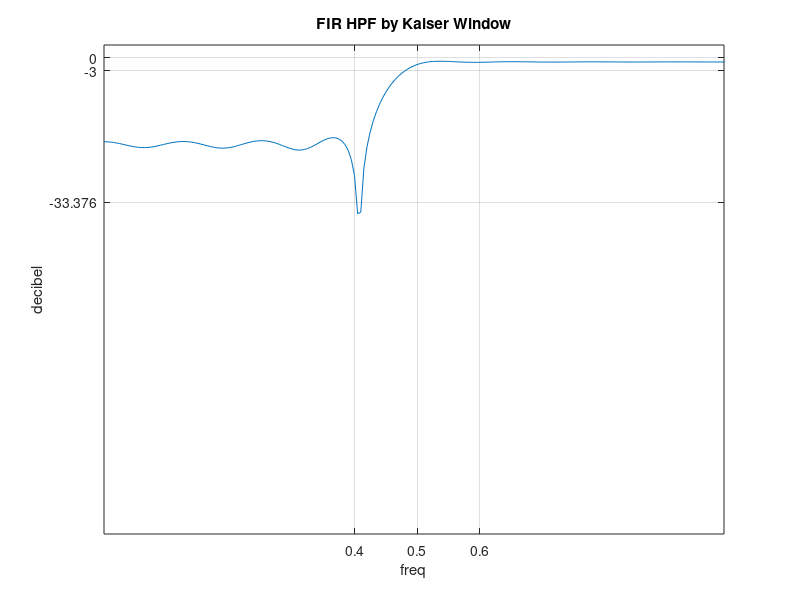

Here is the MATLAB script that generated this plot:
N=31;
n=0:N-1;
alpha=(N-1)/2;
hd=(sin(pi*(n-alpha))-sin(0.45*pi*(n-alpha))./(pi*(n-alpha)));
hd(16)=0.45;
wk=kaiser(N,2.574)
h=hd.*wk';
k=0:200;
w=(pi/200)*k;
H=h*exp(-j*n'*w);
magH=abs(H);
dB=20*log10(magH);
figure
plot(w/pi,dB)
xlabel('freq')
ylabel('decibel')
title('FIR HPF by Kaiser Window')
set(gca,'xtick',[0.4 0.5 0.6])
set(gca,'ytick',[-33.3761 -3 0])
axis([0 0.99 -110 3])
grid
